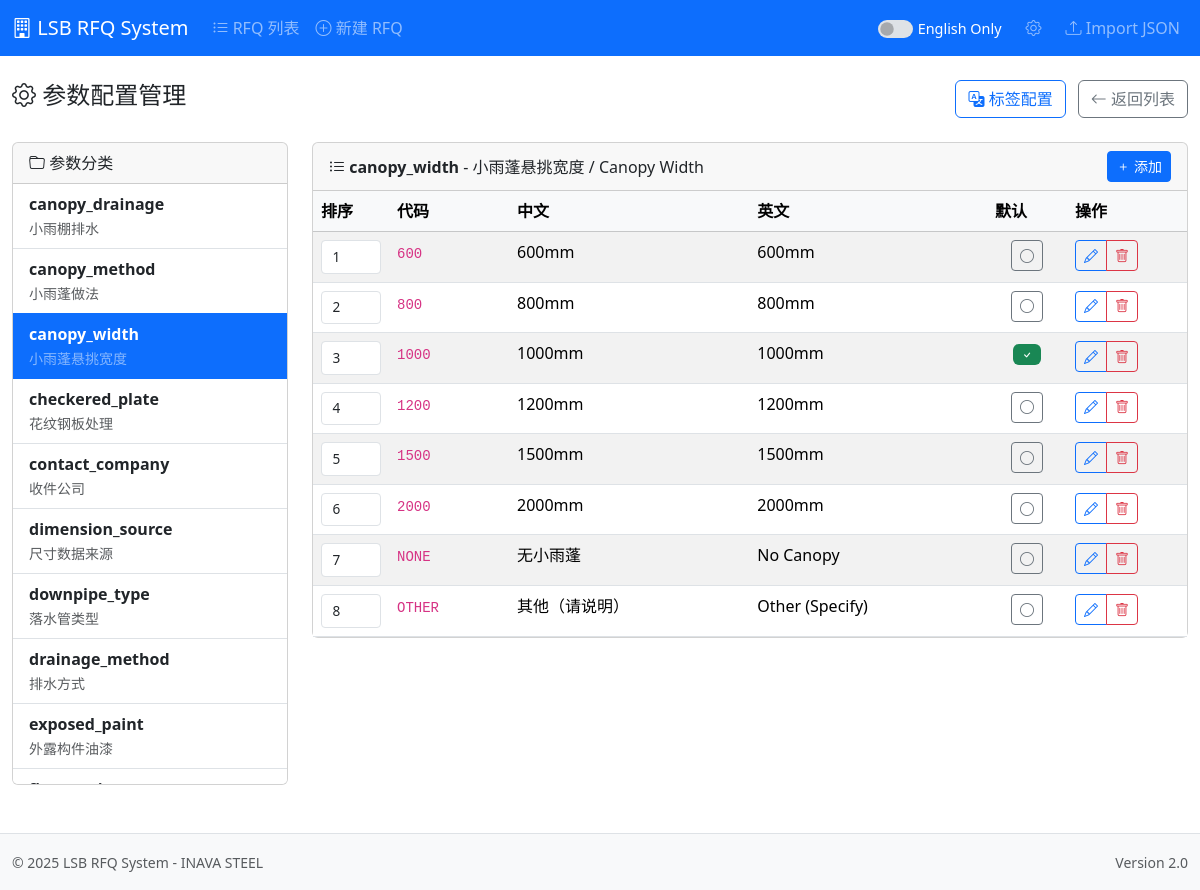
Page /rfq/config.php?config=true&category=canopy_width on the committed database.
### tables this page shows
CREATE TABLE `lsb_rfq_reference` (
  `id` int(10) unsigned NOT NULL AUTO_INCREMENT,
  `category` varchar(50) NOT NULL COMMENT '参数类别代码',
  `category_name` varchar(100) NOT NULL COMMENT '参数类别名称(英文)',
  `category_name_cn` varchar(100) DEFAULT NULL COMMENT '参数类别名称(中文)',
  `code` varchar(50) NOT NULL COMMENT '参数值代码',
  `value_cn` varchar(255) NOT NULL COMMENT '参数值(中文)',
  `value_en` varchar(255) DEFAULT NULL COMMENT '参数值(英文)',
  `unit` varchar(20) DEFAULT NULL COMMENT '单位',
  `sort_order` int(11) DEFAULT 0 COMMENT '排序顺序',
  `is_default` tinyint(1) DEFAULT 0 COMMENT '是否默认值',
  `is_active` tinyint(1) DEFAULT 1 COMMENT '是否启用',
  `parent_id` int(10) unsigned DEFAULT NULL COMMENT '父级ID(用于级联选项)',
  `extra_data` longtext DEFAULT NULL COMMENT '扩展数据' CHECK (json_valid(`extra_data`)),
  `created_at` timestamp NOT NULL DEFAULT current_timestamp(),
  `updated_at` timestamp NOT NULL DEFAULT current_timestamp() ON UPDATE current_timestamp(),
  PRIMARY KEY (`id`),
  UNIQUE KEY `uk_category_code` (`category`,`code`),
  KEY `idx_category` (`category`),
  KEY `idx_code` (`code`),
  KEY `idx_parent` (`parent_id`)
);

### config/database.php (called while the page is built, shortened)
<?php
function getDB() {
    static $pdo = null;
    if ($pdo === null) {
        try {
            $dsn = sprintf(
                "mysql:host=%s;port=%s;dbname=%s;charset=%s",
                DB_HOST, DB_PORT, DB_DATABASE, DB_CHARSET
            );
            $pdo = new PDO($dsn, DB_USERNAME, DB_PASSWORD, [
                PDO::ATTR_ERRMODE => PDO::ERRMODE_EXCEPTION,
                PDO::ATTR_DEFAULT_FETCH_MODE => PDO::FETCH_ASSOC,
                PDO::ATTR_EMULATE_PREPARES => false,
            ]);
        } catch (PDOException $e) {
            die("Database connection failed: " . $e->getMessage());
        }
    }
    return $pdo;
}
function dbQuery($sql, $params = []) {
    $stmt = getDB()->prepare($sql);
    $stmt->execute($params);
    return $stmt->fetchAll();
}

### includes/functions.php (called while the page is built, shortened)
<?php
require_once dirname(__DIR__) . '/config/database.php';
function h($str) {
    return htmlspecialchars($str ?? '', ENT_QUOTES, 'UTF-8');
}

### rfq/config.php (the view, shortened to what this page needs)
<?php
require_once dirname(__DIR__) . '/includes/header.php';
$categories = dbQuery("
    SELECT DISTINCT category, category_name, category_name_cn
    FROM lsb_rfq_reference
    ORDER BY category
");
$currentCategory = isset($_GET['category']) ? $_GET['category'] : '';
$categoryItems = [];
if ($currentCategory) {
    $categoryItems = dbQuery("
        SELECT * FROM lsb_rfq_reference
        WHERE category = ?
        ORDER BY sort_order, id
    ", [$currentCategory]);
}
?>
<div class="row">
    <div class="col-12">
        <div class="d-flex justify-content-between align-items-center mb-4">
            <h4><i class="bi bi-gear"></i> <?php echo $lang === 'en' ? 'Parameter Configuration' : '参数配置管理'; ?></h4>
            <div>
                <a href="/aiforms/rfq/config_labels.php?config=true<?php echo $lang !== 'both' ? '&lang='.$lang : ''; ?>" class="btn btn-outline-primary me-2">
                    <i class="bi bi-translate"></i> <?php echo $lang === 'en' ? 'Labels' : '标签配置'; ?>
                </a>
                <a href="/aiforms/rfq/list.php" class="btn btn-outline-secondary">
                    <i class="bi bi-arrow-left"></i> <?php echo $lang === 'en' ? 'Back to List' : '返回列表'; ?>
                </a>
            </div>
        </div>
        <div class="row">
            <div class="col-md-3">
                <div class="card">
                    <div class="card-header">
                        <i class="bi bi-folder"></i> <?php echo $lang === 'en' ? 'Categories' : '参数分类'; ?>
                    </div>
                    <div class="list-group list-group-flush" id="category-list" style="max-height: 600px; overflow-y: auto;">
                        <?php foreach ($categories as $cat): ?>
                        <a href="?config=true&category=<?php echo urlencode($cat['category']); ?><?php echo $lang !== 'both' ? '&lang='.$lang : ''; ?>"
                           id="cat-<?php echo h($cat['category']); ?>"
                           class="list-group-item list-group-item-action <?php echo $currentCategory === $cat['category'] ? 'active' : ''; ?>"
                           onclick="RefConfig.saveScrollPosition()">
                            <div class="fw-bold"><?php echo h($cat['category']); ?></div>
                            <small class="<?php echo $currentCategory === $cat['category'] ? 'text-white-50' : 'text-muted'; ?>">
                                <?php echo h($cat['category_name_cn']); ?>
                            </small>
                        </a>
                        <?php endforeach; ?>
                    </div>
                </div>
            </div>
            <div class="col-md-9">
                <?php if ($currentCategory): ?>
                <div class="card">
                    <div class="card-header d-flex justify-content-between align-items-center">
                        <span>
                            <i class="bi bi-list-ul"></i>
                            <strong><?php echo h($currentCategory); ?></strong>
                            <?php
                            $catInfo = array_filter($categories, fn($c) => $c['category'] === $currentCategory);
                            $catInfo = reset($catInfo);
                            if ($catInfo): ?>
                            - <?php echo h($catInfo['category_name_cn']); ?> / <?php echo h($catInfo['category_name']); ?>
                            <?php endif; ?>
                        </span>
                        <button type="button" class="btn btn-sm btn-primary" onclick="RefConfig.showAddModal()">
                            <i class="bi bi-plus"></i> <?php echo $lang === 'en' ? 'Add' : '添加'; ?>
                        </button>
                    </div>
                    <div class="card-body p-0">
                        <div class="table-responsive">
                            <table class="table table-hover table-striped mb-0">
                                <thead class="table-light">
                                    <tr>
                                        <th width="60"><?php echo $lang === 'en' ? 'Order' : '排序'; ?></th>
                                        <th width="120"><?php echo $lang === 'en' ? 'Code' : '代码'; ?></th>
                                        <th><?php echo $lang === 'en' ? 'Chinese' : '中文'; ?></th>
                                        <th><?php echo $lang === 'en' ? 'English' : '英文'; ?></th>
                                        <th width="80"><?php echo $lang === 'en' ? 'Default' : '默认'; ?></th>
                                        <th width="120"><?php echo $lang === 'en' ? 'Actions' : '操作'; ?></th>
                                    </tr>
                                </thead>
                                <tbody>
                                    <?php if (empty($categoryItems)): ?>
                                    <tr>
                                        <td colspan="6" class="text-center text-muted py-4">
                                            <?php echo $lang === 'en' ? 'No items found' : '暂无数据'; ?>
                                        </td>
                                    </tr>
                                    <?php else: ?>
                                    <?php foreach ($categoryItems as $item): ?>
                                    <tr data-id="<?php echo $item['id']; ?>">
                                        <td>
                                            <input type="number" class="form-control form-control-sm"
                                                   value="<?php echo h($item['sort_order']); ?>"
                                                   style="width: 60px;"
                                                   onchange="RefConfig.updateSort(<?php echo $item['id']; ?>, this.value)">
                                        </td>
                                        <td><code><?php echo h($item['code']); ?></code></td>
                                        <td><?php echo h($item['value_cn']); ?></td>
                                        <td><?php echo h($item['value_en']); ?></td>
                                        <td class="text-center">
                                            <?php if ($item['is_default']): ?>
                                            <span class="badge bg-success"><i class="bi bi-check"></i></span>
                                            <?php else: ?>
                                            <button type="button" class="btn btn-sm btn-outline-secondary"
                                                    onclick="RefConfig.setDefault(<?php echo $item['id']; ?>)"
                                                    title="Set as default">
                                                <i class="bi bi-circle"></i>
                                            </button>
                                            <?php endif; ?>
                                        </td>
                                        <td>
                                            <div class="btn-group btn-group-sm">
                                                <button type="button" class="btn btn-outline-primary"
                                                        onclick="RefConfig.showEditModal(<?php echo $item['id']; ?>)"
                                                        title="Edit">
                                                    <i class="bi bi-pencil"></i>
                                                </button>
                                                <button type="button" class="btn btn-outline-danger"
                                                        onclick="RefConfig.deleteItem(<?php echo $item['id']; ?>)"
                                                        title="Delete">
                                                    <i class="bi bi-trash"></i>
                                                </button>
                                            </div>
                                        </td>
                                    </tr>
                                    <?php endforeach; ?>
                                    <?php endif; ?>
                                </tbody>
                            </table>
                        </div>
                    </div>
                </div>
                <?php endif; ?>
            </div>
        </div>
    </div>
</div>
<?php require_once dirname(__DIR__) . '/includes/footer.php'; ?>

### assets/css/style.css (style rules this page uses)
:root { --primary-color: #0d6efd; --secondary-color: #6c757d; --success-color: #198754; --warning-color: #ffc107; --danger-color: #dc3545; }
.form-control, .form-select { font-size: 0.85em; padding: 0.35rem 0.65rem; }

### rows in the picture
lsb_rfq_reference: sort_order "1", code "600", value_cn "600mm", value_en "600mm"
lsb_rfq_reference: sort_order "2", code "800", value_cn "800mm", value_en "800mm"
lsb_rfq_reference: sort_order "3", code "1000", value_cn "1000mm", value_en "1000mm", is_default 1 (drawn)
lsb_rfq_reference: sort_order "4", code "1200", value_cn "1200mm", value_en "1200mm"
lsb_rfq_reference: sort_order "5", code "1500", value_cn "1500mm", value_en "1500mm"
lsb_rfq_reference: sort_order "6", code "2000", value_cn "2000mm", value_en "2000mm"
lsb_rfq_reference: sort_order "7", code "NONE", value_cn "无小雨蓬", value_en "No Canopy"
lsb_rfq_reference: sort_order "8", code "OTHER", value_cn "其他（请说明）", value_en "Other (Specify)"

### other values in the picture
$cat['category'] "canopy_drainage"
$cat['category_name_cn'] "小雨棚排水"
$cat['category'] "canopy_method"
$cat['category_name_cn'] "小雨蓬做法"
$cat['category'] "canopy_width"
$cat['category_name_cn'] "小雨蓬悬挑宽度"
$cat['category'] "checkered_plate"
$cat['category_name_cn'] "花纹钢板处理"
$cat['category'] "contact_company"
$cat['category_name_cn'] "收件公司"
$cat['category'] "dimension_source"
$cat['category_name_cn'] "尺寸数据来源"
$cat['category'] "downpipe_type"
$cat['category_name_cn'] "落水管类型"
$cat['category'] "drainage_method"
